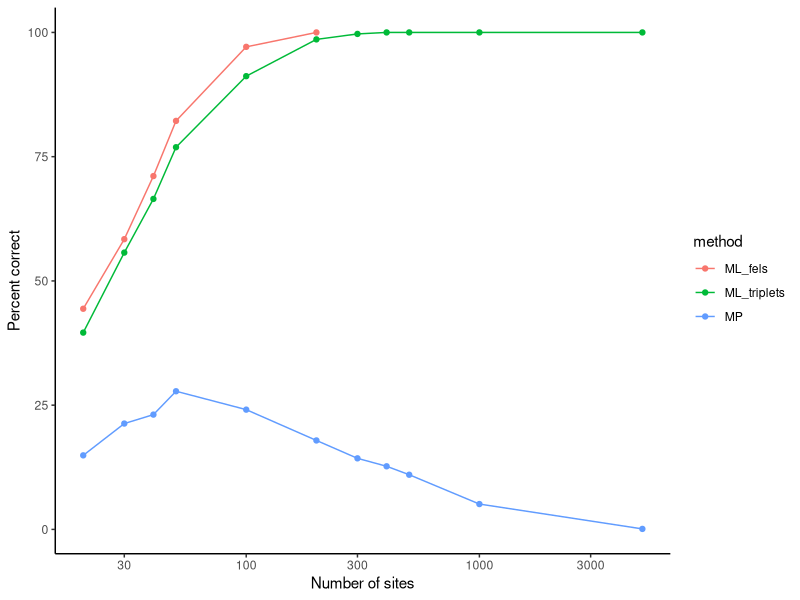
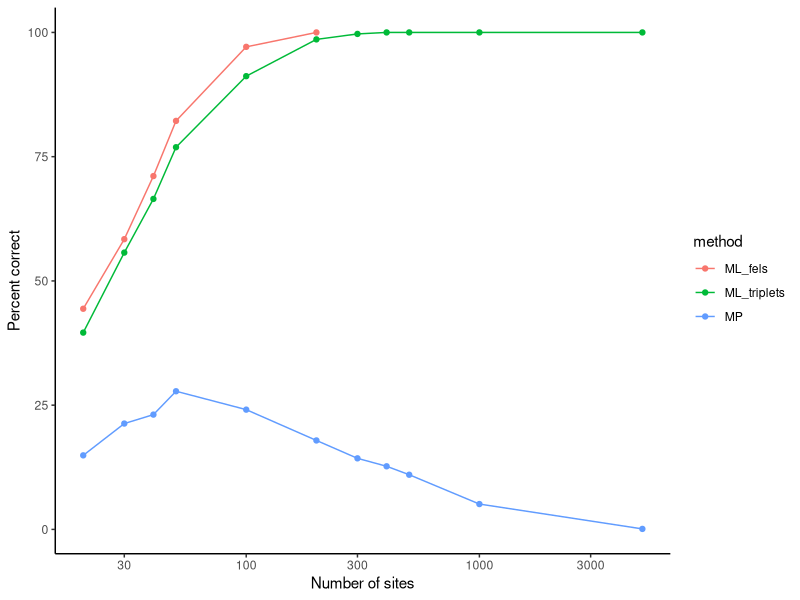

Generate these figures, in order, with R:
# setwd("/Users/uym2/my_gits/problin/MP_inconsistent")
# setwd("/n/fs/ragr-research/projects/problin/jobs_topology_search")
setwd("/Users/gillianchu/raphael/repos/problin/jobs_topology_search")

require(ggplot2)

d = read.table("ML_fels_results_rep1000.txt",header=T)
# d = read.table("results.txt",header=T)

ggplot(d,aes(x=k,y=percent_correct*100,color=method)) + geom_line() + geom_point() +
  scale_x_log10() + theme_classic() + xlab("Number of sites") + ylab("Percent correct")

# ggsave("MP_inconsistent.pdf")
ggsave("ML_fels_reps1000.pdf")
